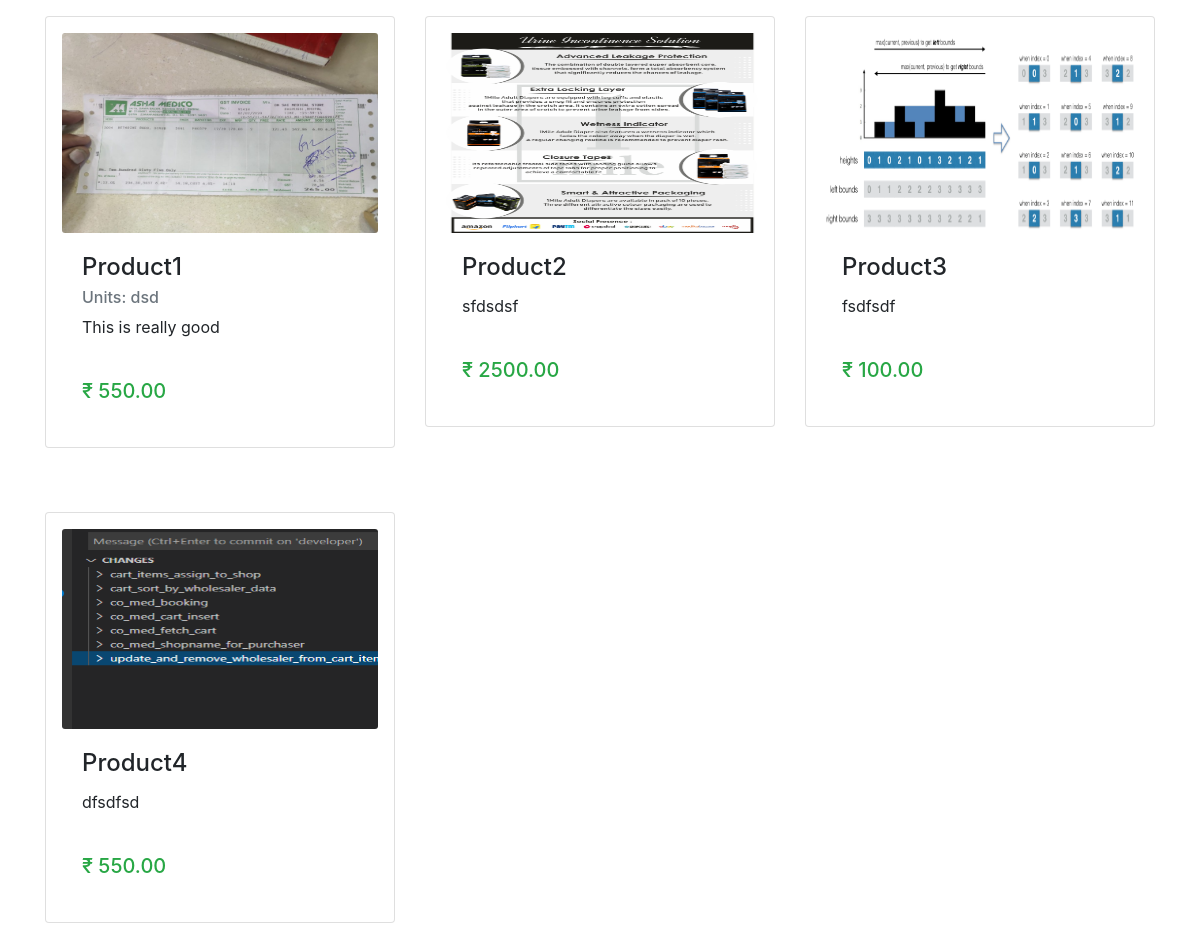
The app's page /product/product-list/ with its own data.
### product/models.py (models this page shows, shortened)
class Product(models.Model):
	name = models.CharField(max_length=30, unique=True, null=False, blank=False)
	image = models.ImageField(upload_to='product_photos')
	price = models.DecimalField(max_digits=6, decimal_places=2)
	description = models.TextField(null=True, blank=True)
	unit = models.CharField(max_length=30, null=True, blank=True)
	created_at = models.DateTimeField(auto_now_add=True)
	updated_at = models.DateTimeField(auto_now=True)

### product/views.py (the view)
# urls.py: path('product-list/', ProductListView.as_view(), name='product-list'),
class ProductListView(ListView):
	paginate_by = 10
	model = Product

### product/templates/product/product_list.html (shortened to what this page needs)
{% load static %}
<!doctype html>
<html lang="en">
  <head>
    <link rel="stylesheet" href="https://maxcdn.bootstrapcdn.com/bootstrap/4.0.0/css/bootstrap.min.css">
  </head>
  <body>
    <div class="container my-2">
    	<div class="row">
    		{% for product in page_obj %}
    			<div class="col-12 col-sm-8 col-md-6 col-lg-4 my-2">
			      <div class="card shadow-lg p-3 mb-5 bg-white rounded">
			        <img class="card-img" src="{{product.image.url}}" alt="{{ product.name }}" width="150px" height="200px">
			        <div class="card-body">
			          <h4 class="card-title">{{ product.name }}</h4>
			          {% if product.unit %} <h6 class="card-subtitle mb-2 text-muted">Units: {{product.unit}}</h6> {% endif %}
			          <p class="card-text">{{product.description}} </p>
			          <div class="buy d-flex justify-content-between align-items-center">
			            <div class="price text-success"><h5 class="mt-4">₹ {{product.price}}</h5></div>
			          </div>
			        </div>
			      </div>
			    </div>
			{% empty %}
				<div class="col-12">
					<h5>No Products yet.</h5>
				</div>
			{% endfor %}
			</div>
    	</div>
  </body>
</html>

### records on screen
Product: image (picture), name "Product1", unit "dsd", description "This is really good", price "550.00"
Product: image (picture), name "Product2", description "sfdsdsf", price "2500.00"
Product: image (picture), name "Product3", description "fsdfsdf", price "100.00"
Product: image (picture), name "Product4", description "dfsdfsd", price "550.00"
